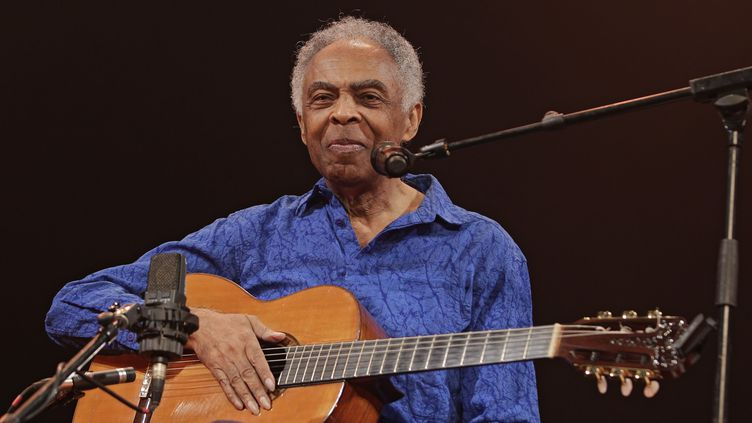
#> input picture OpenCV/1 - Basics OpenCV/images/gil.jpg, 752 x 423 px
$ jupyter execute Basics_OpenCV.ipynb
#> lines starting #> are read from the running program, lines starting #| are printed output that depends on the picture; after the words box and inside, x2 and y2 are one past the last pixel; in counts of white or black regions, pixels touching at a corner belong together
# Basis of OpenCV

OpenCV is one of most powerful computer vision library. Containing many functions, OpenCV became an imperative skill for everyone who wants to lead with the computer vision tasks.

As everything in this life, you must a start point to reach your goals and limits. Here is the start point to the basis of OpenCV.

Covered Basic Skills
- Image read
- Image visualization.
- Image resize
- Image rotate
- Image smooth
- Image draw

## Importing libraries

[cell 1]
import imutils
import cv2
import matplotlib.pyplot as plt

**Image load**

The first of all steps, load the image and extract some important informations, as width, height and depth.

[cell 2]
image = cv2.imread("images/gil.jpg") # to laod the image
#> image is the input picture: shape (423, 752, 3); mean B, G, R 47.3, 45.8, 62.9
(h, w, d) = image.shape # to grab the size informations
#> h = 423; w = 752; d = 3
print("width={}, height={}, depth={}".format(w, h, d)) # to print the image informations
#| width=752, height=423, depth=3

**Displaying the image**

OpenCV offers to us a function, it's called imshow(). By a preference question, in this notebook I'll consider the matplotlib library to display the images.

[cell 3]
# Displaying the image with openCV
cv2.imshow("Image", image) # to showthe image
cv2.waitKey(0) # with this, we press any key on our keyboard to close the image display

[cell 4]
# Displaying using Python
# There's an inconenient when working with openCV and wanting to display with python
# OpenCV is configured as BGR and Python RGB.
# To display any image from OpenCV in Pythons, we must to use the openCV function
# cv2.cvtColor(image, cv2.COLOR_BGR2RGB), it converts the BGR into RGB

plt.imshow(cv2.cvtColor(image, cv2.COLOR_BGR2RGB))

**Acessing the RGB prixel for a specific coordinate**

[cell 5]
(B, G, R) = image[100, 50] # to grab the required information
#> B = 15; G = 17; R = 28
print("R={}, G={}, B={}".format(R, G, B))
#| R=28, G=17, B=15

**Extracting the Region of Interest (ROI)**

Know how to extract the ROI is a fundamental skill when you're leading with CV, specially for the object recgnitions.

Here, the input image starting at x=320,y=60 at ending at x=420,y=160

[cell 6]
roi = image[14:186, 289:428] # slicing the roi from the image
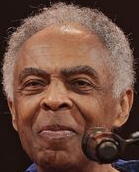
#> roi: shape (172, 139, 3); mean B, G, R 64.4, 77.6, 111.4
plt.imshow(cv2.cvtColor(roi, cv2.COLOR_BGR2RGB))

**Resizing Image**

One of most important step for CV. Resize images require attention, due to many reasons. When resizing images, some main characteristics of the image will be changed. It can implicate in loss of information or image distortion.

The concept of image ratio is very important to know, resize an image respecting the ratio can be a good choice or not, it’s depend on your task and the model that will be considered. Let’s put hands-on, in this way we can visualize the different way to resize an image.

[cell 7]
# resize the image to 200x200px, ignoring aspect ratio

resized = cv2.resize(image, (200, 200)) # function to resise
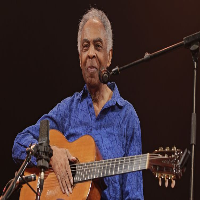
#> resized: shape (200, 200, 3); mean B, G, R 47.2, 45.7, 62.8
plt.imshow(cv2.cvtColor(resized, cv2.COLOR_BGR2RGB))

As we can note, the image was resized, but also distorced.

[cell 8]
# Risizing the image for fixed width and aspect ratio (also for the width)
# to be 300px but compute the new height based on the aspect ratio
r = 300.0 / w # the ratio
#> r = 0.399
dim = (300, int(h * r))# preserving the width and change the height
#> dim = (300, 168)
resized = cv2.resize(image, dim) # resizing into the new shape
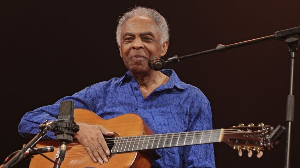
#> resized: shape (168, 300, 3); mean B, G, R 47.2, 45.7, 62.8
plt.imshow(cv2.cvtColor(resized, cv2.COLOR_BGR2RGB))

Here, the resized image shows a better quality.

In the last step, we've calculated the ratio by hand. There's a directly way to perform it. Using the library imutils, this precedes is automated.

[cell 9]
# resizing with imutils
resized = imutils.resize(image, width=300)
plt.imshow(cv2.cvtColor(resized, cv2.COLOR_BGR2RGB))

**Rotating Images**

Rotation is another important skill. If you're handing-on with Open CV, you must define the center of $x$ and $y$ coordinates. Libraries as imutils, these definitions are not required. Let's rotate the image 45 degree clockwise.

[cell 10]
# OpenCV
center = (w // 2, h // 2) # getting the center of x and y
#> center = (376, 211)
M = cv2.getRotationMatrix2D(center, -45, 1.0) # rotating the matrix 45 degree
rotated = cv2.warpAffine(image, M, (w, h)) # applying the roteted matrix in the image
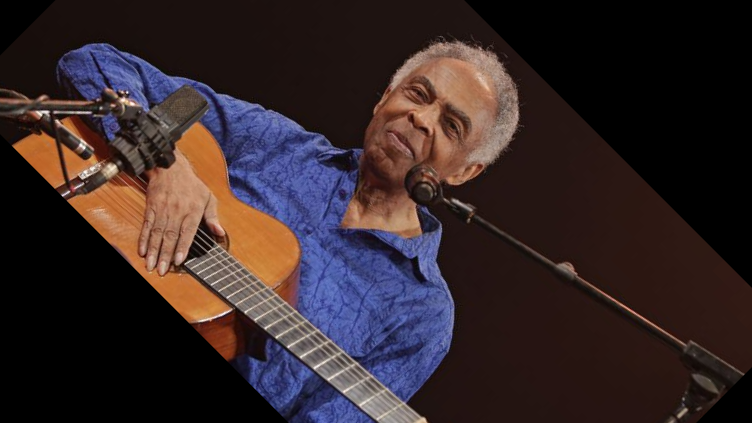
#> rotated: shape (423, 752, 3); mean B, G, R 40.4, 38.5, 52.1
plt.imshow(cv2.cvtColor(rotated, cv2.COLOR_BGR2RGB)) # displaying

[cell 11]
# With imutils, just few lines of code
rotated = imutils.rotate(image, -45) # To rotate
plt.imshow(cv2.cvtColor(rotated, cv2.COLOR_BGR2RGB)) # displaying

As we can see, the image is cropped, there's a way to avoid it, if required.

[cell 12]
# Without cropping the image
rotated = imutils.rotate_bound(image, 45) # rotate_bound avoids to cropp the image
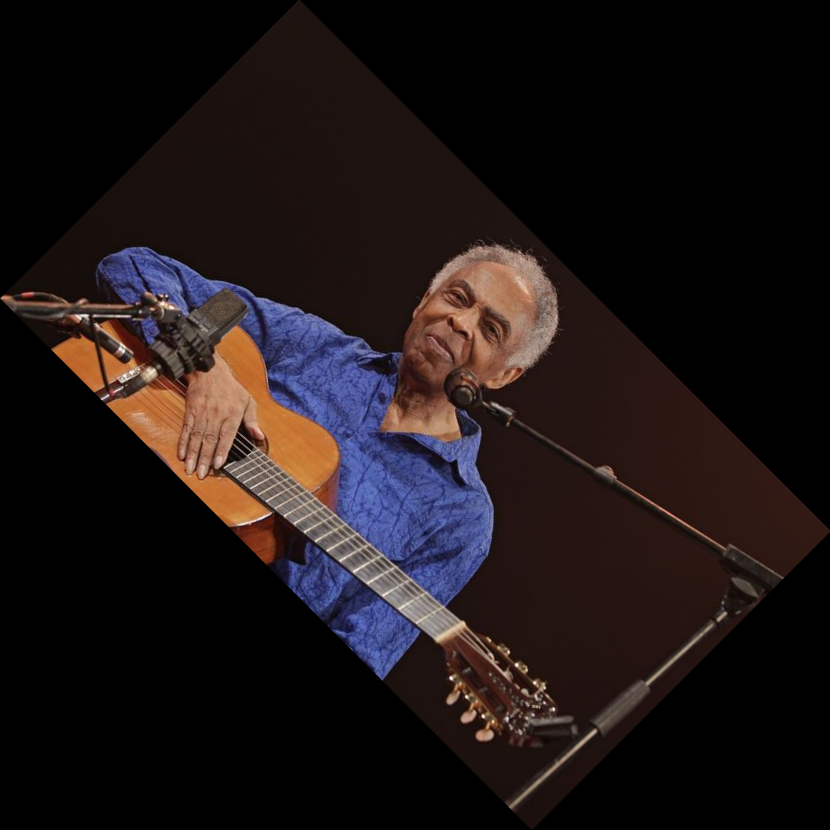
#> rotated: shape (830, 830, 3); mean B, G, R 21.8, 21.1, 29
plt.imshow(cv2.cvtColor(rotated, cv2.COLOR_BGR2RGB))

**Smoothing an Image**

In the stage of image preprocess, we must smooth an image. It means, avoid the noise, and in this way we facilitate  the learning process for our algorithm. A good strategy is to blur the image. With OpenCV we can do that with GaussianBlur.

[cell 13]
# apply a Gaussian blur with a 11x11 kernel to the image to smooth it,
# useful when reducing high frequency noise
blurred = cv2.GaussianBlur(image, (11, 11), 0) # (11,11) is the kernel size.
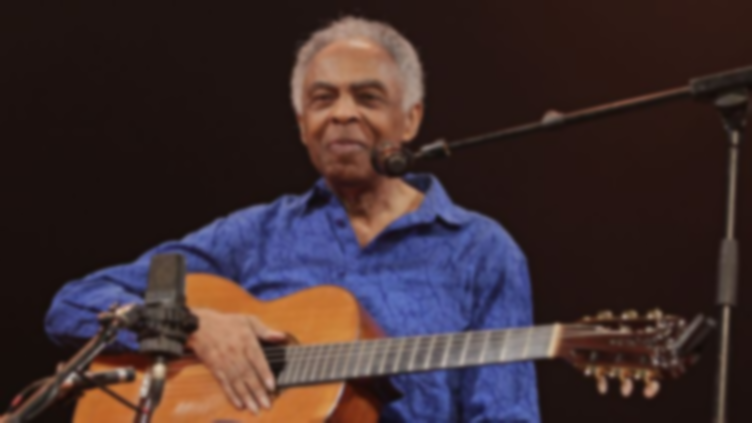
#> blurred: shape (423, 752, 3); mean B, G, R 47.3, 45.8, 62.9
plt.imshow(cv2.cvtColor(blurred, cv2.COLOR_BGR2RGB))

**Drawing on an image**

Drawing on an image is other important skill. For example, when we hands-on with face recognition, we must draw the rectangle of the region of interest. We are going to see some techniques to draw on an image.

[cell 14]
# drawing a red rectangle (ROI)
output = image.copy() # to copy the original imager
cv2.rectangle(output, (289, 14), (428, 186), (0, 0, 255), 2) # To draw the rectangle that corresponds to the ROI
#(320,60) the start point for y and x. (420, 160) the end point of y and x. (0, 0, 255) the color and 2 the pixelx for the line
plt.imshow(cv2.cvtColor(output, cv2.COLOR_BGR2RGB))

[cell 15]
# drawing a blue circle on the image centered at x=272,y=356
output = image.copy()
cv2.circle(output, (272, 356), 20, (255, 0, 0), -1)
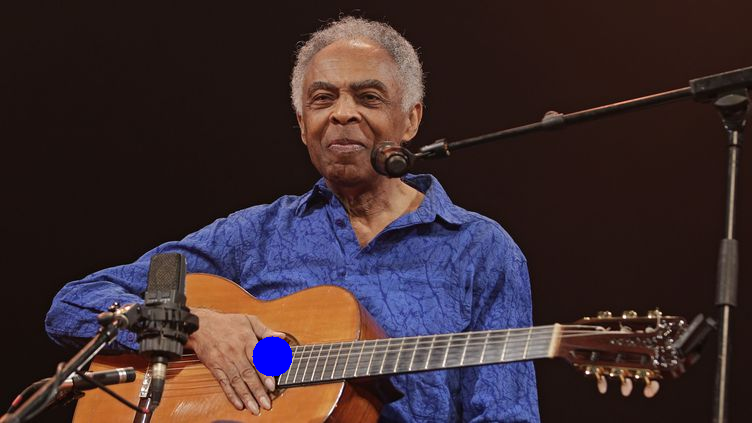
#> output: shape (423, 752, 3); mean B, G, R 48, 45.5, 62.5
plt.imshow(cv2.cvtColor(output, cv2.COLOR_BGR2RGB))

[cell 16]
# Building a bridge between two cliffs
# drawing a thick red line from x=60,y=300 to x=317,y=300
img = cv2.imread("falesia.jpg") # Loading a new image
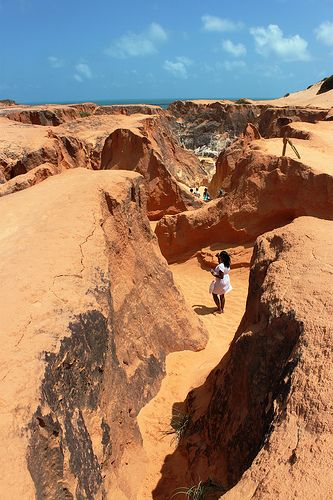
#> input picture OpenCV/1 - Basics OpenCV/falesia.jpg, 333 x 500 px
#> img is the input picture: shape (500, 333, 3); mean B, G, R 105.5, 126.3, 155
cv2.line(img, (60, 300), (317, 300), (0, 0, 255), 5) # defining parameters and drawing the line (or bridge)
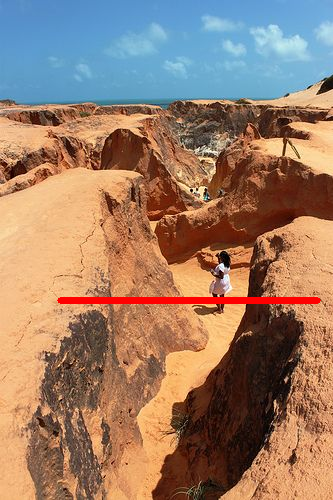
#> img: shape (500, 333, 3); 1.1% of pixels changed, all inside (x1, y1, x2, y2) = (57, 297, 321, 304)
plt.imshow(cv2.cvtColor(img, cv2.COLOR_BGR2RGB)) # displaying

[cell 17]
# draw green text on the image
output = image.copy()
text = "OpenCV + Brazilian music!!! GILBERTO GIL"
cv2.putText(output, text, (10, 25),
            cv2.FONT_HERSHEY_SIMPLEX,
            0.7, (0, 255, 0), 2)
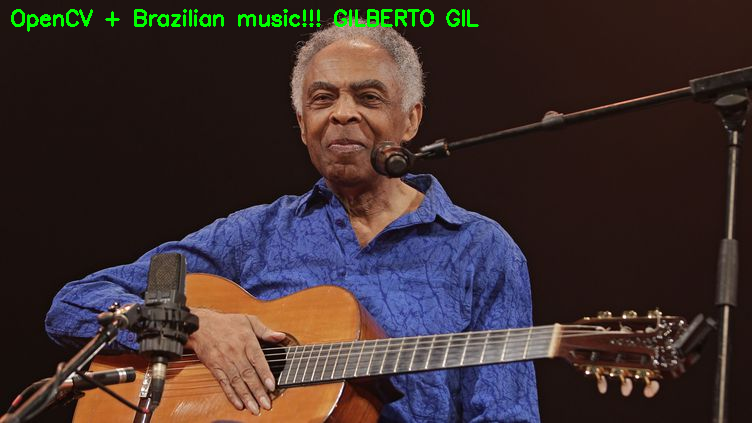
#> output: shape (423, 752, 3); 0.99% of pixels changed, all inside (x1, y1, x2, y2) = (11, 9, 479, 32)
plt.imshow(cv2.cvtColor(output, cv2.COLOR_BGR2RGB))
